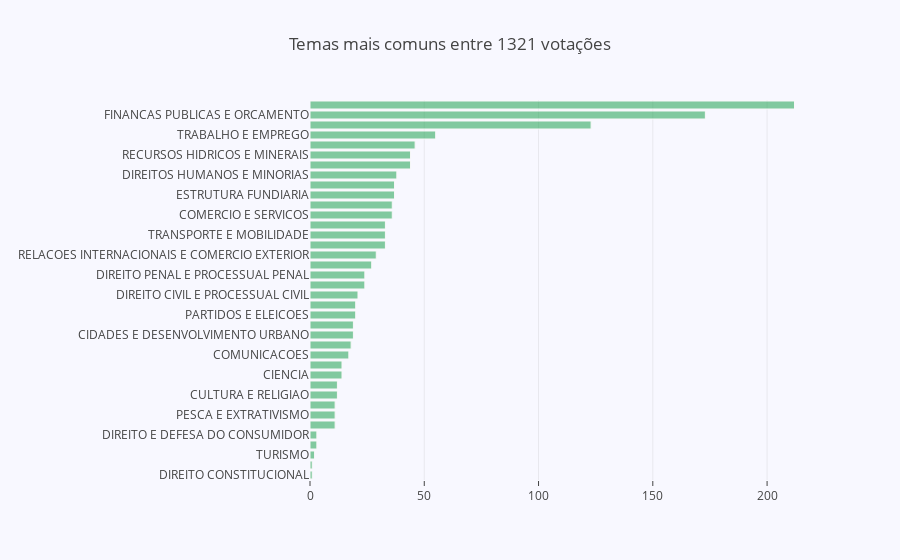

Notebook code cell kept with this figure:
### Code cell
trace0 = go.Bar(
    x=xx,
    y=yy,
    marker=dict(
        color='rgba(50, 171, 96, 0.6)',
        line=dict(
            color='rgb(248, 248, 249)',
            width=1),
    ),
    name='Temas',
    orientation='h',
)

data = [trace0]

layout = dict(title = 'Temas mais comuns entre %d votações' %(len(props_votadas)),
              xaxis= dict(ticklen= 5,zeroline= False,
#                          range = [min(x_min),max(x_max)]
#                           range = ['2015-05-07 18:48:00',max(x_max)]
                         ),
#               width=200,
              height=400*2.2,
              margin=go.layout.Margin(l=310,
#                                       r=50,
#                                       b=100,
#                                       t=100,
#                                       pad=4
                                    ),
#               paper_bgcolor='rgba(1,2,0,0)',
#               plot_bgcolor='rgba(1,2,0,0)'
              
            barmode='stack',
            paper_bgcolor='rgb(248, 248, 255)',
            plot_bgcolor='rgb(248, 248, 255)',

             )



fig = go.Figure(data=data, layout=layout)
# plotly.offline.plot(fig)

iplot(fig, filename='horizontal-bar')

### Figure 1 — Plotly figure (JSON) as saved in the notebook; plotly's stock layout.template omitted (floating-point values rounded to 4 significant figures)
{"data": [{"marker": {"color": "rgba(50, 171, 96, 0.6)", "line": {"color": "rgb(248, 248, 249)", "width": 1}}, "name": "Temas", "orientation": "h", "type": "bar", "uid": "f6acbd88-ff27-11e8-87b0-2735ddfad4d6", "x": [1, 1, 2, 3, 3, 11, 11, 11, 12, 12, 14, 14, 17, 18, 19, 19, 20, 20, 21, 24, 24, 27, 29, 33, 33, 33, 36, 36, 37, 37, 38, 44, 44, 46, 55, 123, 173, 212], "y": ["DIREITO CONSTITUCIONAL", "HOMENAGENS E DATAS COMEMORATIVAS", "TURISMO", "DIREITO E JUSTICA", "DIREITO E DEFESA DO CONSUMIDOR", "AGRICULTURA", "PESCA E EXTRATIVISMO", "PECUARIA", "CULTURA E RELIGIAO", "ARTE", "CIENCIA", "TECNOLOGIA E INOVACAO", "COMUNICACOES", "ESPORTE E LAZER", "CIDADES E DESENVOLVIMENTO URBANO", "MEIO AMBIENTE E DESENVOLVIMENTO SUSTENTAVEL", "PARTIDOS E ELEICOES", "POLITICA", "DIREITO CIVIL E PROCESSUAL CIVIL", "SAUDE", "DIREITO PENAL E PROCESSUAL PENAL", "PROCESSO LEGISLATIVO E ATUACAO PARLAMENTAR", "RELACOES INTERNACIONAIS E COMERCIO EXTERIOR", "DEFESA E SEGURANCA", "TRANSPORTE E MOBILIDADE", "VIACAO", "COMERCIO E SERVICOS", "INDUSTRIA", "ESTRUTURA FUNDIARIA", "EDUCACAO", "DIREITOS HUMANOS E MINORIAS", "ENERGIA", "RECURSOS HIDRICOS E MINERAIS", "PREVIDENCIA E ASSISTENCIA SOCIAL", "TRABALHO E EMPREGO", "ECONOMIA", "FINANCAS PUBLICAS E ORCAMENTO", "ADMINISTRACAO PUBLICA"]}], "layout": {"autosize": true, "barmode": "stack", "margin": {"l": 310}, "paper_bgcolor": "rgb(248, 248, 255)", "plot_bgcolor": "rgb(248, 248, 255)", "title": "Temas mais comuns entre 1321 votações", "xaxis": {"autorange": true, "range": [0, 223.2], "ticklen": 5, "type": "linear", "zeroline": false}, "yaxis": {"autorange": true, "range": [-0.5, 37.5], "type": "category"}}}
